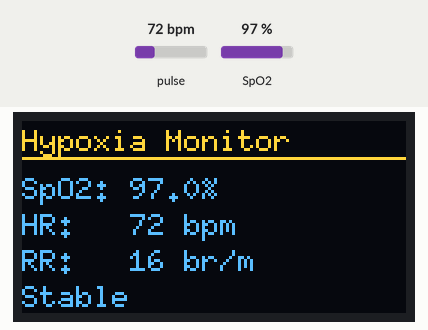
A program run on a simulated ESP32. Parts: 128×64 one-colour display. The inputs (shaded band) are chosen by the test bench; at power-on: pulse 72 bpm, SpO2 97 %. The OLED is the two-colour kind (top 16 rows yellow); WiFi joins after 1.5 s; servers stay silent unless stated; random numbers use the default seed unless the program sets one; no MQTT or app messages arrive unless stated; what the program prints to the serial monitor is not drawn.

Above: at 16.7 s.
16.8 s: pulse set to 42 bpm
At 20.9 s:
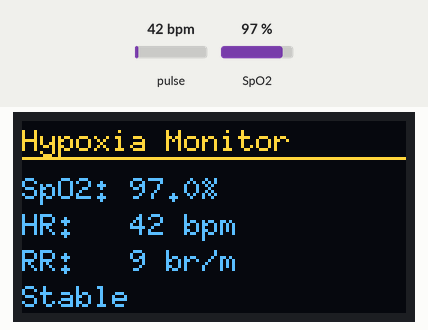
21.6 s: SpO2 set to 80 %
At 25.1 s:
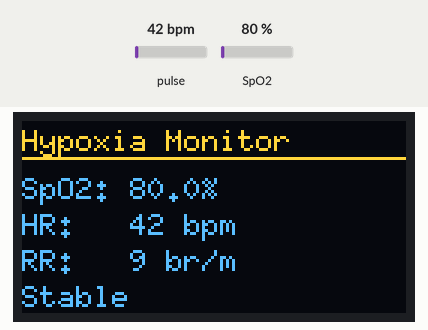
29.6 s: pulse set to 70 bpm
At 33.3 s:
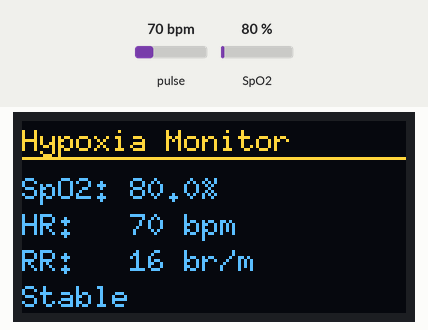
33.6 s: SpO2 set to 85 %
At 36.6 s:
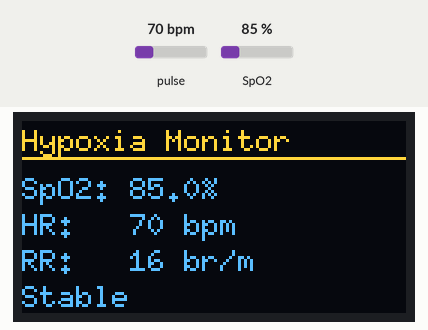
Timing chart, 0 to 38.1 s (numbered marks = the images above; inputs shaded):
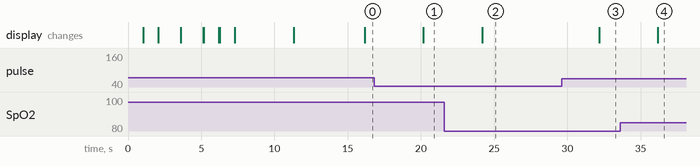

The program:

main.cpp
```cpp
#include <Arduino.h>
#include <Wire.h>
#include <WiFi.h>
#include <WiFiClientSecure.h>
#include <PubSubClient.h>
#include <U8g2lib.h>
#include <ArduinoJson.h>
#include "MAX30105.h"
#include "spo2_algorithm.h"

// ── CONFIG — UPDATE THESE ─────────────────────────────────────────────────────
const char* WIFI_SSID     = "OPPO11";
const char* WIFI_PASSWORD = "12345678";
const char* MQTT_HOST     = "bbe621bde73b48a59738066e59df7a1b.s1.eu.hivemq.cloud";
const int   MQTT_PORT     = 8883;
const char* MQTT_USERNAME = "djadhav";
const char* MQTT_PASSWORD = "Dhananjay@2006";
const char* PATIENT_ID    = "ESP32-001";
const char* PUB_TOPIC     = "hypoxia/vitals";
const char* SUB_TOPIC     = "hypoxia/alert/ESP32-001";

// ── OBJECTS ───────────────────────────────────────────────────────────────────
U8G2_SH1106_128X64_NONAME_F_HW_I2C display(U8G2_R0, U8X8_PIN_NONE);
MAX30105         sensor;
WiFiClientSecure wifiClient;
PubSubClient     mqtt(wifiClient);

// ── SPO2 BUFFERS ──────────────────────────────────────────────────────────────
#define BUFFER_LENGTH 100
uint32_t irBuffer[BUFFER_LENGTH];
uint32_t redBuffer[BUFFER_LENGTH];
int32_t  spo2;      int8_t spo2Valid;
int32_t  heartRate; int8_t hrValid;

// ── STATE ─────────────────────────────────────────────────────────────────────
float  lastSpO2    = 0;
float  lastHR      = 0;
float  lastRR      = 0;
bool   alertActive = false;
String riskLevel   = "Stable";
unsigned long lastPublish    = 0;
unsigned long lastAlertBlink = 0;
bool   blinkState  = false;
const int PUBLISH_INTERVAL   = 2000;

// ── HELPERS ───────────────────────────────────────────────────────────────────
float estimateRR(float hr) {
  return constrain(hr / 4.5, 8.0, 40.0);
}

// ── DISPLAY FUNCTIONS ─────────────────────────────────────────────────────────
void drawStatus(const char* line1, const char* line2 = "") {
  display.clearBuffer();
  display.setFont(u8g2_font_6x10_tf);
  display.drawStr(0, 20, line1);
  if (strlen(line2) > 0) display.drawStr(0, 35, line2);
  display.sendBuffer();
}

void drawVitals() {
  char buf[32];
  display.clearBuffer();
  display.setFont(u8g2_font_6x10_tf);
  display.drawStr(0, 10, "Hypoxia Monitor");
  display.drawHLine(0, 12, 128);
  sprintf(buf, "SpO2: %.1f%%", lastSpO2);
  display.drawStr(0, 26, buf);
  sprintf(buf, "HR:   %.0f bpm", lastHR);
  display.drawStr(0, 38, buf);
  sprintf(buf, "RR:   %.0f br/m", lastRR);
  display.drawStr(0, 50, buf);
  display.drawStr(0, 62, riskLevel.c_str());
  display.sendBuffer();
}

void drawAlert() {
  display.clearBuffer();
  display.setFont(u8g2_font_9x15B_tf);
  if (blinkState) display.drawStr(10, 20, "!! ALERT !!");
  display.setFont(u8g2_font_6x10_tf);
  display.drawStr(0, 35, "Hypoxia Predicted");
  display.drawStr(0, 47, "in ~15 minutes!");
  char buf[32];
  sprintf(buf, "SpO2: %.1f%%", lastSpO2);
  display.drawStr(0, 62, buf);
  display.sendBuffer();
}

// ── MQTT CALLBACK ─────────────────────────────────────────────────────────────
void mqttCallback(char* topic, byte* payload, unsigned int length) {
  String msg = "";
  for (int i = 0; i < length; i++) msg += (char)payload[i];
  Serial.println("Alert received: " + msg);

  StaticJsonDocument<256> doc;
  if (deserializeJson(doc, msg)) return;

  riskLevel   = doc["risk_level"] | "Stable";
  alertActive = doc["alert"] | false;
  Serial.printf("Risk: %s | Alert: %s\n", riskLevel.c_str(), alertActive ? "YES" : "NO");
}

// ── WIFI SETUP ────────────────────────────────────────────────────────────────
void setupWiFi() {
  drawStatus("Connecting WiFi...", WIFI_SSID);
  Serial.println("Connecting to WiFi: " + String(WIFI_SSID));
  WiFi.begin(WIFI_SSID, WIFI_PASSWORD);

  int attempts = 0;
  while (WiFi.status() != WL_CONNECTED && attempts < 30) {
    delay(500);
    Serial.print(".");
    attempts++;
  }

  if (WiFi.status() == WL_CONNECTED) {
    Serial.println("\nWiFi connected!");
    Serial.print("IP: ");
    Serial.println(WiFi.localIP());
    drawStatus("WiFi Connected!", WiFi.localIP().toString().c_str());
  } else {
    Serial.println("\nWiFi FAILED!");
    drawStatus("WiFi Failed!", "Check credentials");
  }
  delay(1500);
}

// ── MQTT RECONNECT ────────────────────────────────────────────────────────────
void reconnectMQTT() {
  drawStatus("Connecting MQTT...", MQTT_HOST);
  Serial.println("Connecting to HiveMQ: " + String(MQTT_HOST));

  int attempts = 0;
  while (!mqtt.connected() && attempts < 5) {
    String clientId = "ESP32-" + String(random(0xffff), HEX);
    Serial.printf("Attempt %d with client: %s\n", attempts + 1, clientId.c_str());

    if (mqtt.connect(clientId.c_str(), MQTT_USERNAME, MQTT_PASSWORD)) {
      Serial.println("MQTT connected to HiveMQ!");
      drawStatus("MQTT Connected!", "HiveMQ Cloud");
      mqtt.subscribe(SUB_TOPIC);
      delay(1000);
    } else {
      Serial.printf("MQTT failed rc=%d\n", mqtt.state());
      attempts++;
      delay(3000);
    }
  }

  if (!mqtt.connected()) {
    Serial.println("MQTT connection failed — continuing without cloud");
    drawStatus("No Cloud", "Local mode only");
    delay(1500);
  }
}

// ── SETUP ─────────────────────────────────────────────────────────────────────
void setup() {
  Serial.begin(115200);
  delay(1000);

  Wire.begin(21, 22);

  // Display
  display.begin();
  drawStatus("Starting...", "Hypoxia Monitor");
  delay(1000);

  // WiFi
  setupWiFi();

  // Sensor
  drawStatus("Init sensor...", "MAX30102");
  Serial.println("Initializing MAX30102...");
  if (!sensor.begin(Wire, I2C_SPEED_FAST)) {
    drawStatus("Sensor FAILED!", "Check wiring");
    Serial.println("MAX30102 FAILED!");
    while (1) delay(1000);
  }
  sensor.setup(60, 4, 2, 100, 411, 4096);
  Serial.println("Sensor ready!");
  drawStatus("Sensor Ready!", "");
  delay(1000);

  // MQTT — using setInsecure() to skip cert verification
  wifiClient.setInsecure();
  mqtt.setServer(MQTT_HOST, MQTT_PORT);
  mqtt.setCallback(mqttCallback);
  mqtt.setBufferSize(512);
  reconnectMQTT();

  // Fill initial buffer
  drawStatus("Calibrating...", "Place finger");
  Serial.println("Filling sensor buffer...");
  for (int i = 0; i < BUFFER_LENGTH; i++) {
    while (!sensor.available()) sensor.check();
    redBuffer[i] = sensor.getRed();
    irBuffer[i]  = sensor.getIR();
    sensor.nextSample();
  }

  maxim_heart_rate_and_oxygen_saturation(
    irBuffer, BUFFER_LENGTH, redBuffer,
    &spo2, &spo2Valid, &heartRate, &hrValid
  );

  drawStatus("System Ready!", "Monitoring...");
  Serial.println("System ready!");
  delay(1000);
}

// ── LOOP ──────────────────────────────────────────────────────────────────────
void loop() {
  // Reconnect MQTT if dropped
  if (!mqtt.connected()) {
    reconnectMQTT();
  }
  mqtt.loop();

  // Blink alert display
  if (alertActive) {
    unsigned long now = millis();
    if (now - lastAlertBlink > 500) {
      blinkState     = !blinkState;
      lastAlertBlink = now;
      drawAlert();
    }
  }

  // Shift buffer — discard oldest 25, add 25 new
  for (int i = 0; i < 25; i++) {
    while (!sensor.available()) sensor.check();
    redBuffer[i] = redBuffer[i + 25];
    irBuffer[i]  = irBuffer[i + 25];
    sensor.nextSample();
  }
  for (int i = 25; i < BUFFER_LENGTH; i++) {
    while (!sensor.available()) sensor.check();
    redBuffer[i] = sensor.getRed();
    irBuffer[i]  = sensor.getIR();
    sensor.nextSample();
  }

  // Recalculate SpO2 and HR
  maxim_heart_rate_and_oxygen_saturation(
    irBuffer, BUFFER_LENGTH, redBuffer,
    &spo2, &spo2Valid, &heartRate, &hrValid
  );

  if (spo2Valid && hrValid && spo2 > 0 && heartRate > 0) {
    lastSpO2 = (float)spo2;
    lastHR   = (float)heartRate;
    lastRR   = estimateRR(lastHR);
  }

  // Publish every 2 seconds
  unsigned long now = millis();
  if (now - lastPublish >= PUBLISH_INTERVAL) {
    lastPublish = now;

    // No finger detected
    if (irBuffer[BUFFER_LENGTH - 1] < 50000) {
      display.clearBuffer();
      display.setFont(u8g2_font_6x10_tf);
      display.drawStr(0, 30, "Place finger");
      display.drawStr(0, 45, "on sensor...");
      display.sendBuffer();
      return;
    }

    // Build JSON payload
    StaticJsonDocument<128> doc;
    doc["patient_id"] = PATIENT_ID;
    doc["spo2"]       = lastSpO2;
    doc["hr"]         = lastHR;
    doc["rr"]         = lastRR;
    char payload[128];
    serializeJson(doc, payload);

    // Publish to HiveMQ
    if (mqtt.connected()) {
      bool ok = mqtt.publish(PUB_TOPIC, payload);
      Serial.printf("Published: %s [%s]\n", payload, ok ? "OK" : "FAIL");
    } else {
      Serial.println("No MQTT — local only: " + String(payload));
    }

    // Update display if no alert
    if (!alertActive) drawVitals();
  }
}
```

Measured:
- after the input at 16.8 s, the display: changes after 3.4 s (image 1)
- after the input at 21.6 s, the display: changes after 2.6 s (image 2)
- after the input at 29.6 s, the display: changes after 2.6 s (image 3)
- after the input at 33.6 s, the display: changes after 2.6 s (image 4)
